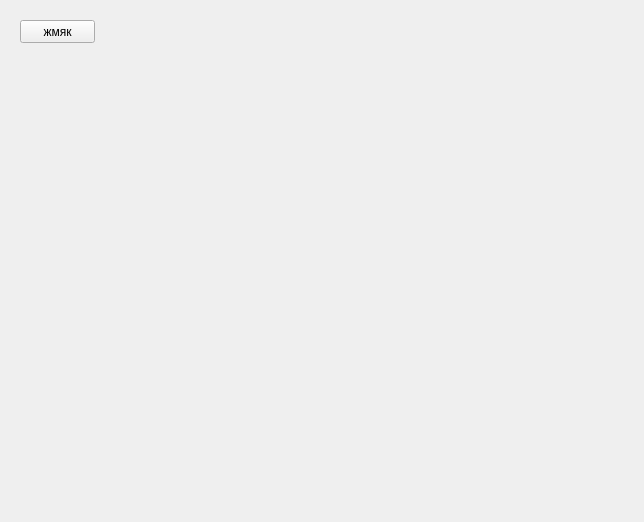
<?xml version="1.0" encoding="UTF-8"?>
<ui version="4.0">
 <class>Form</class>
 <widget class="QWidget" name="Form">
  <property name="geometry">
   <rect>
    <x>0</x>
    <y>0</y>
    <width>644</width>
    <height>522</height>
   </rect>
  </property>
  <property name="windowTitle">
   <string>Form</string>
  </property>
  <widget class="QPushButton" name="jmak">
   <property name="geometry">
    <rect>
     <x>20</x>
     <y>20</y>
     <width>75</width>
     <height>23</height>
    </rect>
   </property>
   <property name="text">
    <string>жмяк</string>
   </property>
  </widget>
 </widget>
 <resources/>
 <connections/>
</ui>
